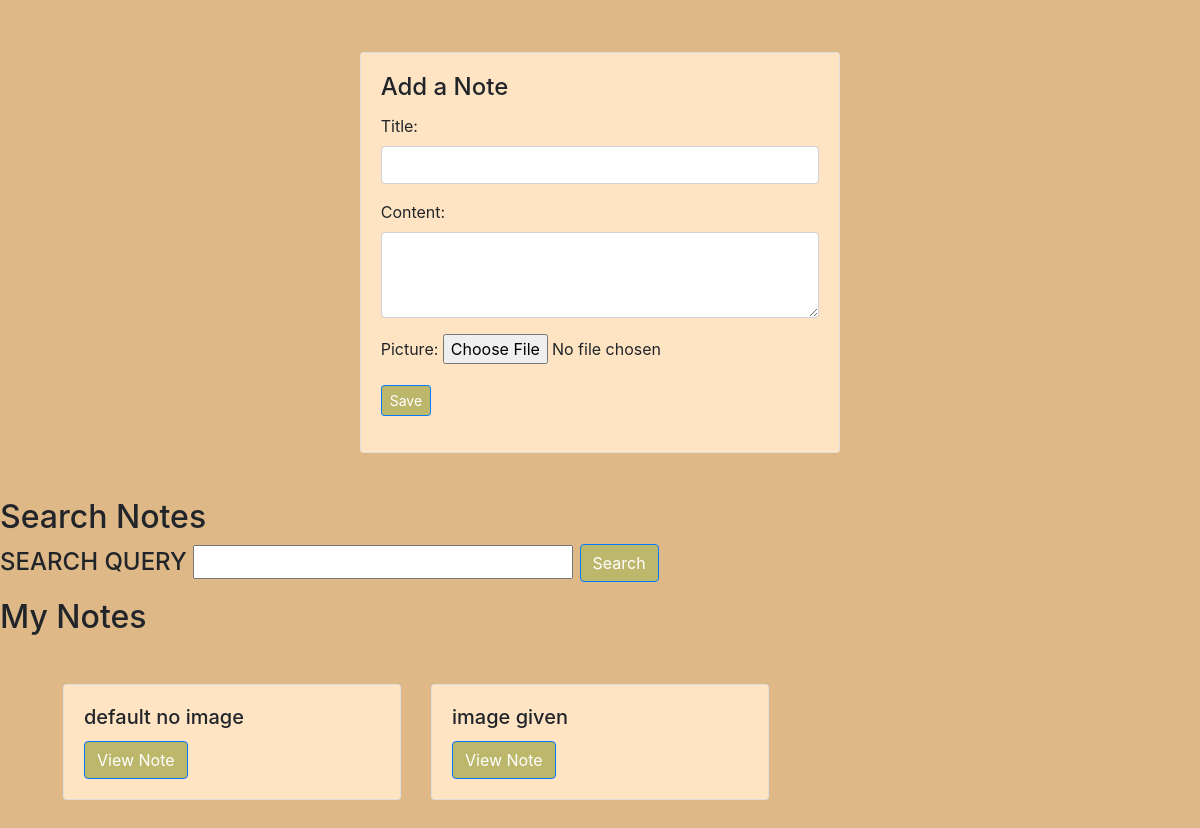
The app's page /, older data.
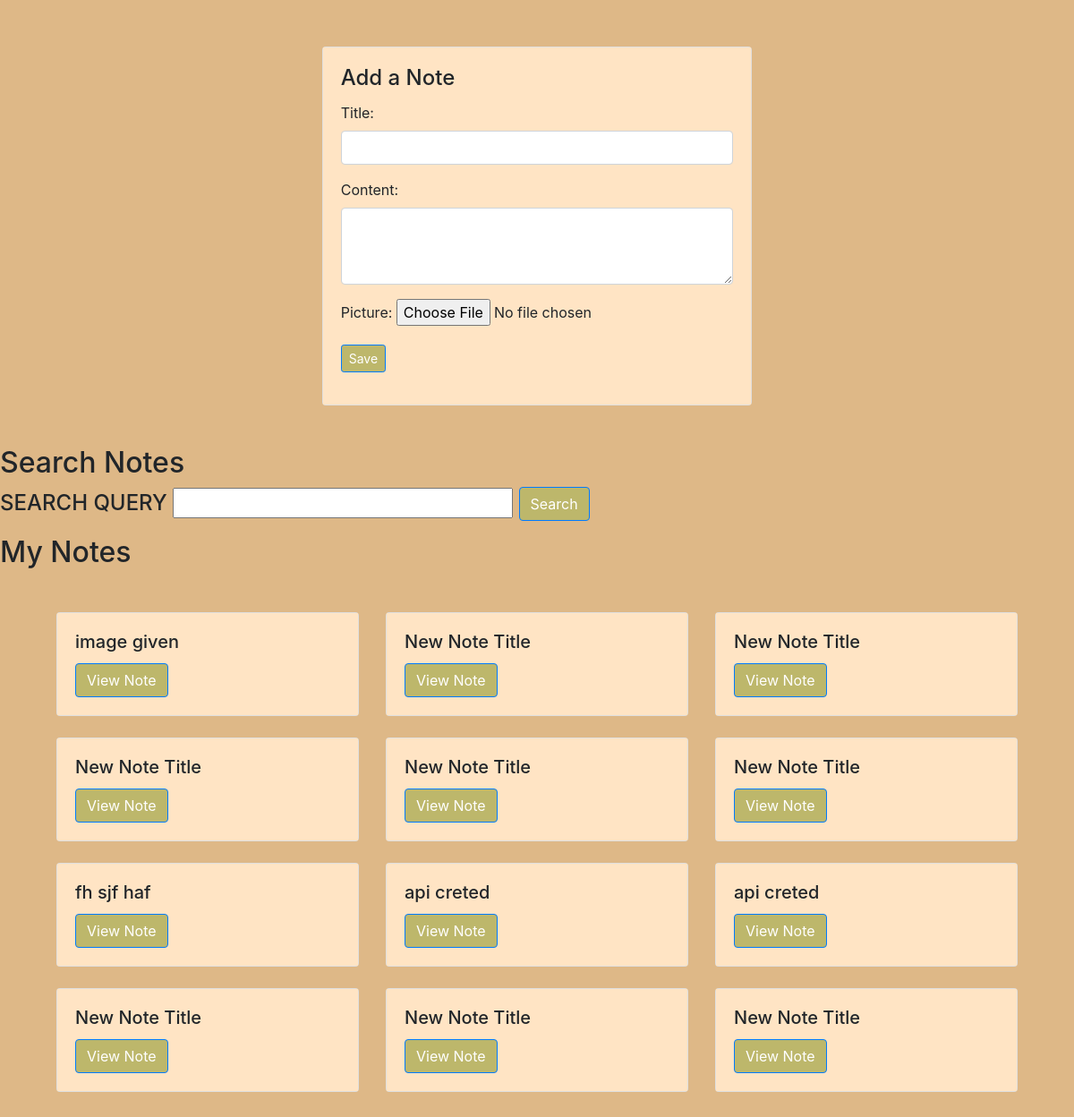
The same page, newer data.
### notes/models.py (models this page shows, shortened)
class Note(models.Model):
    title = models.CharField(max_length=200)
    content = models.TextField()
    created_at = models.DateTimeField(auto_now_add=True)
    picture = models.ImageField(upload_to="media", null=True, blank=True, default='media/dog.png')

### notes/views.py (the view)
# urls.py: path('', views.home, name='home'),
def home(request):
    notes = Note.objects.all()
    search_form = SearchForm(request.GET)
    if search_form.is_valid():
        search_query = search_form.cleaned_data['search_query']
        if search_query:
            notes = Note.objects.filter(title__icontains=search_query)
    return render(request, 'notes/home.html', {'notes': notes, 'search_form': search_form})

### notes/forms.py
class SearchForm(forms.Form):
    search_query = forms.CharField(max_length=100, required=False)

### notes/templates/notes/home.html (shortened to what this page needs)
{% extends 'base.html' %}
{% block content %}
<section id="note-form">
    <div class="container">
        <div class="row justify-content-center">
            <div class="col-md-6">
                <div class="card mt-2">
                    <div class="card-body">
                        <h4 class="card-title">Add a Note</h4>
                        <form method="post" action="{% url 'create_note' %}" enctype="multipart/form-data">
                            <div class="form-group">
                                <label for="title">Title:</label>
                                <input type="text" class="form-control" id="title" name="title" required>
                            </div>
                            <div class="form-group">
                                <label for="content">Content:</label>
                                <textarea class="form-control" id="content" name="content" rows="3" required></textarea>
                            </div>
                            <div class="form-group">
                                <label for="picture">Picture:</label>
                                <input type="file" class="image" id="picture" name="picture" accept="image/*">
                            </div>
                            <button type="submit" class="btn btn-primary btn-sm">Save</button>
                        </form>
                    </div>
                </div>
            </div>
        </div>
    </div>
</section>
<h2>Search Notes</h2>
<form method="get">
    <h4>SEARCH QUERY {{ search_form.search_query }} <button type="submit" class="btn btn-primary">Search</button></h4>
</form>
<h2>My Notes</h2>
<div class="row">
    {% for note in notes %}
        <div class="col-md-4">
            <div class="card mb-4">
                <div class="card-body">
                    <h5 class="card-title">{{ note.title }}</h5>
                    <a href="{% url 'view_note' id=note.id %}" class="btn btn-primary">View Note</a>
                </div>
            </div>
        </div>
    {% endfor %}
</div>
{% endblock %}

### templates/base.html (shortened to what this page needs)
<html lang="en">
<head>
    <link rel="stylesheet" href="https://stackpath.bootstrapcdn.com/bootstrap/4.5.0/css/bootstrap.min.css"
>
    </head>
<body>
    {% block content %}
    {% endblock %}
</body>
</html>

### notes/templates/notes/home.html (style rules this page uses)
body { background-color: burlywood; align-items: center; }
.row { margin: 4%; }
.card-body { background-color: bisque; }
.btn { background-color: darkkhaki; }

Row changes from the older to the newer data that the page shows:
removed Note: title "default no image"
added Note: title "New Note Title"
added Note: title "New Note Title"
added Note: title "New Note Title"
added Note: title "New Note Title"
added Note: title "New Note Title"
added Note: title "fh sjf haf"
added Note: title "api creted"
added Note: title "api creted"
added Note: title "New Note Title"
added Note: title "New Note Title"
added Note: title "New Note Title"
